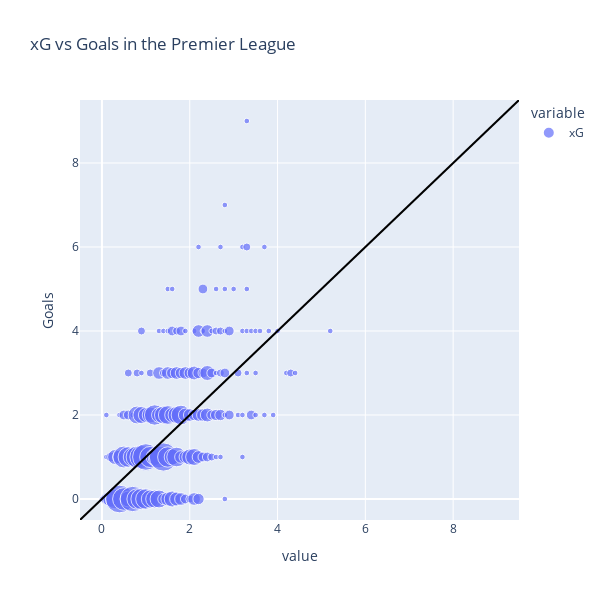

This figure's notebook cell:
### Code cell
range_value = [min(df['xG'].min(), df['Goals'].min()), max(df['xG'].max(), df['Goals'].max())]
range_value[0] = range_value[0] - .5
range_value[1] = range_value[1] + .5

fig = px.scatter(df_counts, x=['xG'], y='Goals', size='count',
                title='xG vs Goals in the Premier League',
                range_x=range_value, range_y=range_value, 
                width=600, height=600
                )

fig.add_shape(
    type='line',
    x0=range_value[0],
    x1=range_value[1],
    y0=range_value[0],
    y1=range_value[1],
    line=dict(color='black', width=2)
)

fig.show()

### Figure 1 — Plotly figure (JSON) as saved in the notebook; plotly's stock layout.template omitted (floating-point values rounded to 4 significant figures; data arrays with more than 128 entries replaced by an {"elided": "..."} marker saying what was removed)
{"data": [{"hovertemplate": "variable=xG<br>value=%{x}<br>Goals=%{y}<br>count=%{marker.size}<extra></extra>", "legendgroup": "xG", "marker": {"color": "#636efa", "size": {"elided": "150 int values"}, "sizemode": "area", "sizeref": 0.0625, "symbol": "circle"}, "mode": "markers", "name": "xG", "orientation": "v", "showlegend": true, "type": "scatter", "x": {"elided": "150 float values"}, "xaxis": "x", "y": {"elided": "150 int values"}, "yaxis": "y"}], "layout": {"height": 600, "legend": {"itemsizing": "constant", "title": {"text": "variable"}, "tracegroupgap": 0}, "shapes": [{"line": {"color": "black", "width": 2}, "type": "line", "x0": -0.5, "x1": 9.5, "y0": -0.5, "y1": 9.5}], "title": {"text": "xG vs Goals in the Premier League"}, "width": 600, "xaxis": {"anchor": "y", "domain": [0, 1], "range": [-0.5, 9.5], "title": {"text": "value"}}, "yaxis": {"anchor": "x", "domain": [0, 1], "range": [-0.5, 9.5], "title": {"text": "Goals"}}}}
